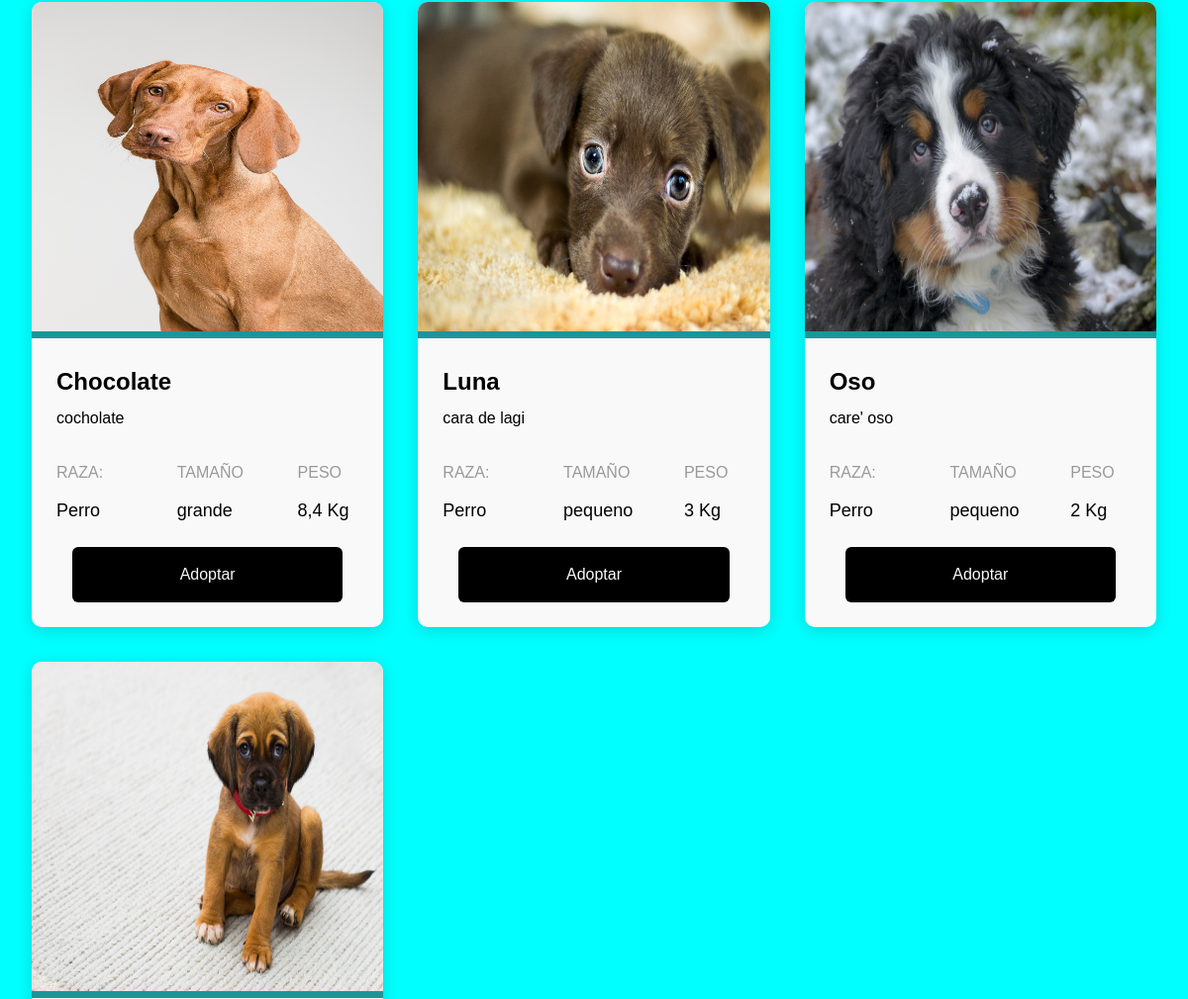
The page /rescatados/ (middle part) on the database as committed earlier.
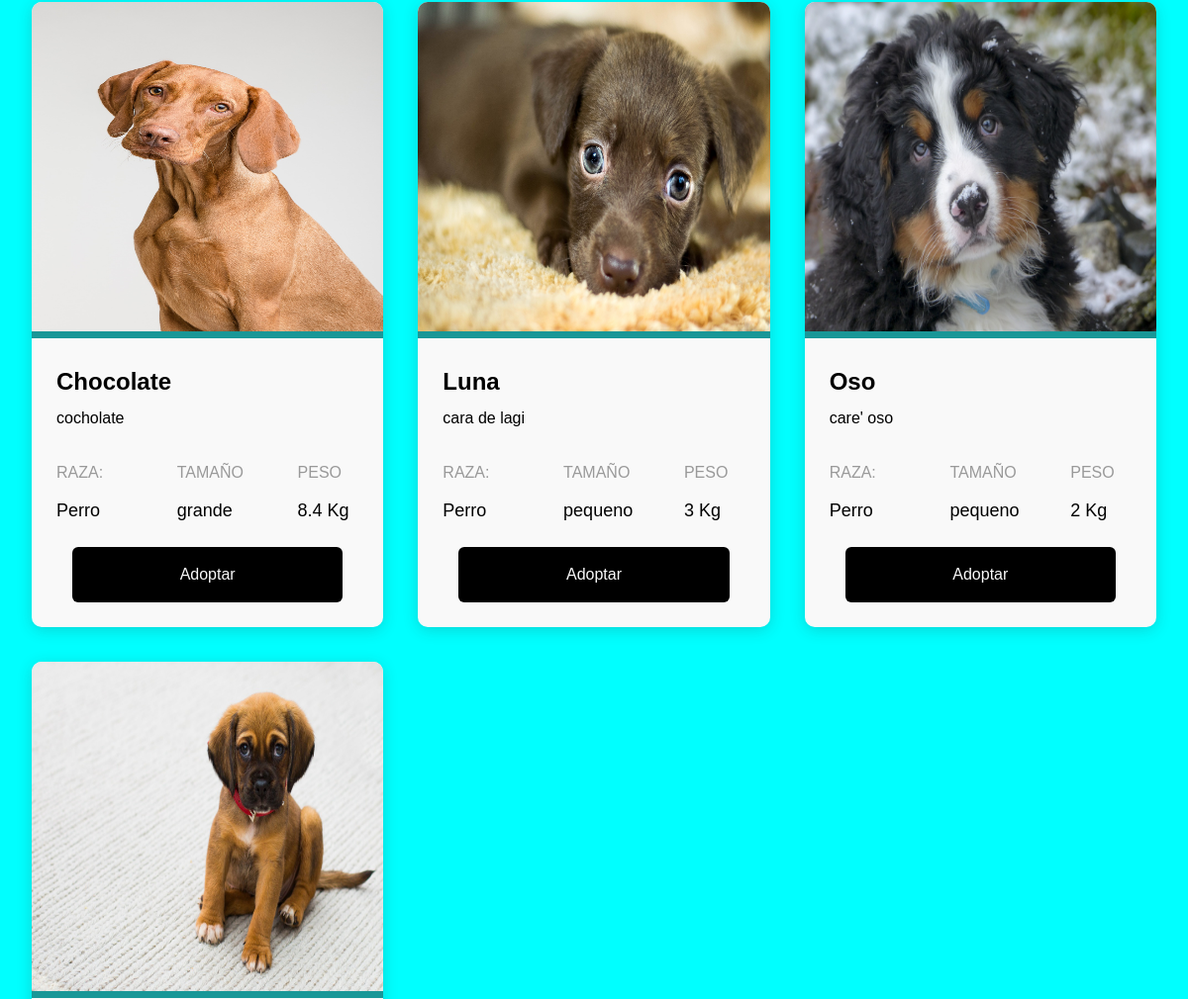
The same page on the database as committed later.
### misPerris/models.py (models this page shows, shortened)
class Animal(models.Model):
    ESTADO_CHOICES = (
        ('rescatado', 'Rescatado'),
        ('disponible', 'Disponible'),
        ('adoptado', 'Adoptado'),
    )
    SIZE_CHOICES = (
        ('pequeno', 'Pequeño'),
        ('mediano', 'Mediano'),
        ('grande', 'Grande')
    )
    id = models.AutoField(primary_key=True)
    nombre = models.CharField(max_length=100)
    imagen = models.ImageField(upload_to='animal_images')
    raza = models.CharField(max_length=100)
    size = models.CharField(max_length=50, choices=SIZE_CHOICES)
    peso = models.CharField(max_length=10)
    descripcion = models.TextField()
    estado = models.CharField(max_length=20, choices=ESTADO_CHOICES)

### misPerris/views.py (the view)
# urls.py: path("rescatados/", views.rescatados_view, name="rescatados"),
def rescatados_view(request):
    animales = Animal.objects.filter(estado='disponible')
    context = {'animales': animales}
    return render(request, 'animal-list.html', context)

### misPerris/templates/animal-list.html (shortened to what this page needs)
{% extends 'base.html' %}
{% block content %}
{% load static %}
<link rel="stylesheet" href="{% static 'css/animales.css' %}">
<main>
    <section class="results-section results--grid">
        {% for animal in animales %}
        <div class="profile">
            <div class="profile__image"><img src="{{animal.imagen.url}}" alt="{{animal.nombre}}"/></div>
            <div class="profile__info">
              <h3>{{animal.nombre}}</h3>
              <p class="profile__info__extra">{{animal.descripcion}}</p>
            </div>
            <div class="profile__stats">
              <p class="profile__stats__title">Raza: </p>
              <h5 class="profile__stats__info">{{animal.raza}}</h5>
            </div>
            <div class="profile__stats">
              <p class="profile__stats__title">Tamaño</p>
              <h5>{{animal.size}}</h5>
            </div>
            <div class="profile__stats">
              <p class="profile__stats__title">Peso</p>
              <h5 class="profile__stats__info">{{animal.peso}} Kg</h5>
            </div>
            <div class="profile__cta">
                <a class="button btn btn-secondary {% if user.is_authenticated %} adopt {% else %} adoptButton {% endif %} "
                    role="button"
                    data-animal-id="{{ animal.id }}"
                    data-animal-nombre="{{ animal.nombre }}"
                    data-animal-descripcion="{{animal.descripcion}}"
                    data-animal-imagen="{{animal.imagen}}"
                    data-animal-raza="{{animal.raza}}"
                    data-animal-estado="{{animal.estado}}"
                    data-animal-peso="{{animal.peso}}"
                    data-animal-size="{{animal.size}}"
                >
                Adoptar
                </a>
            </div>
          </div>
        {% endfor %}
    </section>
</main>
{% endblock %}

### misPerris/templates/base.html (shortened to what this page needs)
{% load static %}
{% load widget_tweaks %}
<!doctype html>
<html lang="en">
<head>
  <link href="https://cdn.jsdelivr.net/npm/bootstrap@5.2.1/dist/css/bootstrap.min.css" rel="stylesheet"
>
  <link rel="stylesheet" href="https://maxcdn.bootstrapcdn.com/font-awesome/4.7.0/css/font-awesome.min.css">
  <link type="text/css" rel="stylesheet" href="{% static 'css/style.css' %}">
</head>
<body>
    <main>
        {% block content %}
        {% endblock %}
    </main>
    <link rel='stylesheet' href='https://cdnjs.cloudflare.com/ajax/libs/simple-line-icons/2.4.1/css/simple-line-icons.min.css'>
  </body>
</html>

### misPerris/assets/css/style.css (style rules this page uses)
main { background-color: aqua; }

### misPerris/assets/css/animales.css (style rules this page uses)
:root { --canvasColor: aqua; --foregroundColor: black; --backgroundColor: #f9f9f9; --secondaryColor: rgb(25, 151, 151); --primaryColor: black; --primaryShade4: gray; --primaryShade5: gray; }
body { background: var(--canvasColor); font-family: "Poppins", sans-serif; font-weight: 300; line-height: 1.5; font-size: 16px; text-align: center; transition: all 0.3s ease; }
* { box-sizing: border-box; }
main { --neutralShade0: #f8f8f8; --neutralShade1: #f2f2f2; --neutralShade2: #e8e9e9; --neutralShade3: #d1d3d4; --neutralShade4: #babdbf; --neutralShade5: #808488; --neutralShade6: #666a6d; --neutralShade7: #4d5052; --neutralShade8: #212122; --grayColor: #999; --lightGrayColor: #ddd; --borderRadius: 6px; --boxShadow: 0 2px 5px rgba(#333, 0.2); }
main { max-width: 1500px; color: var(--foregroundColor); text-align: left; }
main section { position: relative; }
h3 { font: 700 24px/1.2 "Poppins", sans-serif; margin-bottom: 10px; }
h5 { font: 500 18px/1.2 "Poppins", sans-serif; margin-bottom: 10px; }
a.button, input.button, button { outline: none; width: 100%; text-align: center; display: inline-block; border: none; font: 500 16px/1 "Poppins", sans-serif; padding: 20px; cursor: pointer; border-radius: var(--borderRadius); background: var(--primaryColor); color: var(--backgroundColor); position: relative; top: 0; transition: 0.2s ease; }
.results-section { display: grid; grid-gap: 35px; margin-bottom: 2em; }
.results--grid { grid-template-columns: repeat(auto-fill, minmax(320px, 1fr)); }
.profile { position: relative; background: var(--backgroundColor); color: var(--foregroundColor); box-shadow: 0 3px 15px rgba(51, 51, 51, 0.2); border-radius: 10px; overflow: hidden; transition: 0.2s ease; display: grid; grid: 200px repeat(5, auto)/100%; }
.profile__image img { width: 100%; height: 100%; object-fit: fill; border-bottom: 7px solid var(--secondaryColor); }
.profile__info { padding: 20px 25px 0; }
.profile__stats { padding: 5px 25px; }
.profile__stats__title { color: var(--grayColor); text-transform: uppercase; font-size: 16px; }
.profile__cta { padding: 0 25px 25px; display: flex; align-items: center; justify-content: center; }
.profile__cta a { margin-inline: 1em; }
@media (min-width: 500px) { .results-section.results--grid .profile { width: 100%; margin: auto; overflow: hidden; grid: 340px auto auto/repeat(3, minmax(80px, 1fr)); grid-gap: 10px; } }
@media (min-width: 500px) { .results-section.results--grid .profile__image { grid-column: span 3; } }
@media (min-width: 500px) { .results-section.results--grid .profile__info { grid-column: span 3; } }
@media (min-width: 500px) { .results-section.results--grid .profile__stats { padding: 5px 25px; } }
@media (min-width: 500px) { .results-section.results--grid .profile__cta { grid-column: span 3; } }
@media (min-width: 992px) { .results-section { margin-left: 2em; margin-right: 2em; } }
.profile__cta .button { width: 90% !important; }

### misPerris/templates/base.html (style rules this page uses)
body { display: flex; flex-direction: column; min-height: 100vh; padding-right: 0px !important; }
main { flex: 1; }

Rows that differ between the two databases and show on the page:
changed Animal "Chocolate": peso "8,4" → "8.4"
